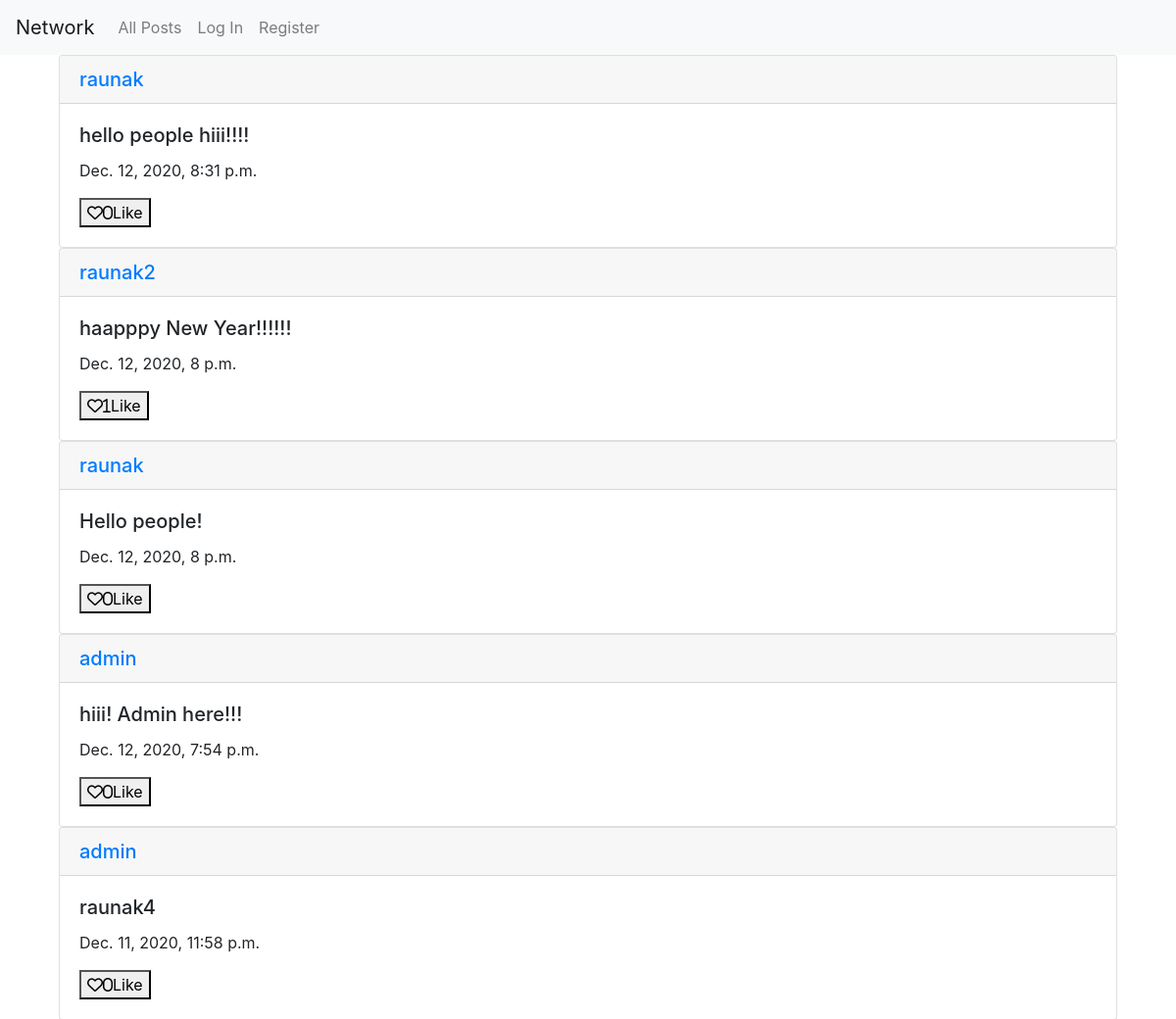
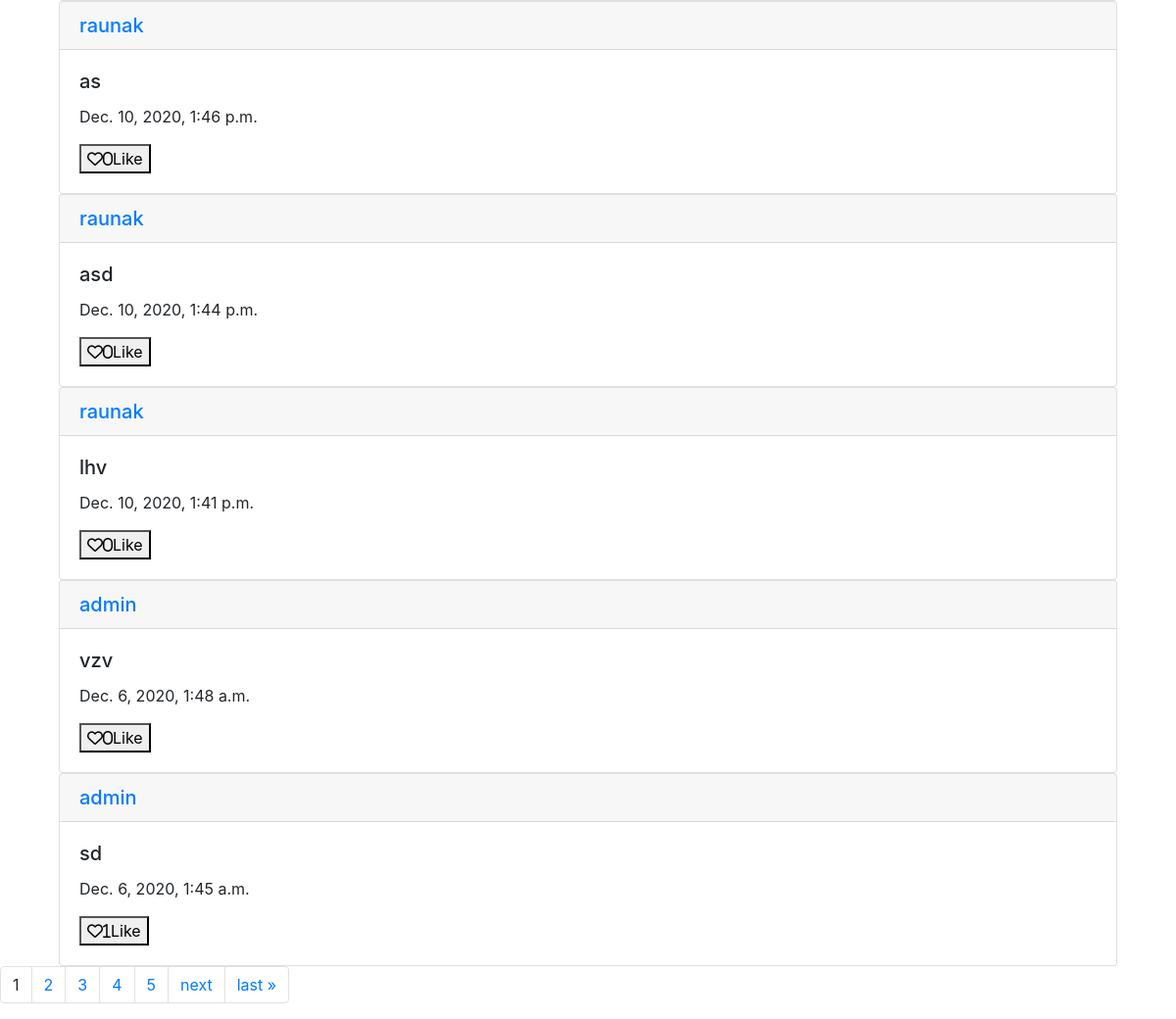
The page / on the database its author committed (2 pictures, top to bottom).
### network/models.py (models this page shows, shortened)
class Post(models.Model):
    user=models.ForeignKey(User,on_delete=models.CASCADE)
    content=models.CharField(max_length=100)
    date=models.DateTimeField( auto_now_add=True)
    likes=models.ManyToManyField(User,blank=True,related_name="liked_byusers")

class User(AbstractUser):
    pass

### network/views.py (the view)
# urls.py: path("", views.index, name="index"),
def index(request):
    posts=Post.objects.all().order_by('-date')
    paginator = Paginator(posts, 10)
    page_number = request.GET.get('page')
    page_obj = paginator.get_page(page_number)
    return render(request, "network/index.html",{"page_obj": page_obj})

### network/templates/network/index.html (shortened to what this page needs)
{% extends "network/layout.html" %}
{% load static %}
{% block body %}
	<div id="allposts">
	    <div id="posts">
	    	{% for post in page_obj%}
				<div class="card" style="margin: auto; width: 90%;" id="{{ post.id }}">
					<a href="/profile/{{post.user}}"><h5 class="card-header">{{post.user.username}}</h5></a>
					<div class="card-body">
			  			<h5 class="card-title">{{post.content}}</h5>
			    		<p class="card-text">{{post.date}}</p>
						{% if request.user in post.likes.all %}
						<button data-id="{{ post.id }}" class="like-button"><i class="far fa-heart " >{{ post.likes.all.count}} </i><span>Unlike</span></button>
						{% else %}
						<button data-id="{{ post.id }}" class="like-button"><i class="far fa-heart " >{{ post.likes.all.count}} </i><span>Like</span></button>
						{% endif %}
					</div>
				</div>
	        {% endfor %}
	    </div>
	</div>
		<div class="pagination">
    		<ul class="pagination">
        		{% for num in page_obj.paginator.page_range %}
            		{% ifequal num page_obj.number %}
            			<li class="page-item"><a class="page-link">{{ num }}</a></li>
      				{% else %}
   						<li class="page-item"><a class="page-link" href="?page={{ num }}"> {{ num }}</a></li>
  					{% endifequal %}
				{% endfor %}
				{% if page_obj.has_next %}
            		<li class="page-item"><a class="page-link" href="?page={{ page_obj.next_page_number }}">next</a></li>
           			<li class="page-item"><a class="page-link" href="?page={{ page_obj.paginator.num_pages }}">last &raquo;</a></li>
        		{% endif %}
			</ul>
		</div>
{% endblock %}

### network/templates/network/layout.html (shortened to what this page needs)
{% load static %}
<!DOCTYPE html>
<html lang="en">
    <head>
        <link rel="stylesheet" href="https://stackpath.bootstrapcdn.com/bootstrap/4.4.1/css/bootstrap.min.css">
        <link href="{% static 'network/styles.css' %}" rel="stylesheet">
    </head>
    <body>
        <nav class="navbar navbar-expand-lg navbar-light bg-light">
            <a class="navbar-brand" href="#">Network</a>
            <div>
              <ul class="navbar-nav mr-auto">
                <li class="nav-item">
                  <a class="nav-link" href="{% url 'index' %}" id="allposts-button">All Posts</a>
                </li>
                {% if user.is_authenticated %}
                    <li class="nav-item">
                        <a class="nav-link" href="{% url 'following' %}">Following</a>
                    </li>
                    <li class="nav-item">
                        <a class="nav-link" href="{% url 'logout' %}">Log Out</a>
                    </li>
                {% else %}
                    <li class="nav-item">
                        <a class="nav-link" href="{% url 'login' %}">Log In</a>
                    </li>
                    <li class="nav-item">
                        <a class="nav-link" href="{% url 'register' %}">Register</a>
                    </li>
                {% endif %}
              </ul>
            </div>
          </nav>
        <div class="body">
            {% block body %}
            {% endblock %}
        </div>
    </body>
</html>

### network/static/network/styles.css (style rules this page uses)
#posts { margin: auto; }

### rows shown on the page
Post: user.username "raunak", content "hello people hiii!!!!", date "Dec. 12, 2020, 8:31 p.m.", likes.all.count "0"
Post: user.username "raunak2", content "haapppy New Year!!!!!!", date "Dec. 12, 2020, 8 p.m.", likes.all.count "1"
Post: user.username "raunak", content "Hello people!", date "Dec. 12, 2020, 8 p.m.", likes.all.count "0"
Post: user.username "admin", content "hiii! Admin here!!!", date "Dec. 12, 2020, 7:54 p.m.", likes.all.count "0"
Post: user.username "admin", content "raunak4", date "Dec. 11, 2020, 11:58 p.m.", likes.all.count "0"
Post: user.username "raunak", content "as", date "Dec. 10, 2020, 1:46 p.m.", likes.all.count "0"
Post: user.username "raunak", content "asd", date "Dec. 10, 2020, 1:44 p.m.", likes.all.count "0"
Post: user.username "raunak", content "lhv", date "Dec. 10, 2020, 1:41 p.m.", likes.all.count "0"
Post: user.username "admin", content "vzv", date "Dec. 6, 2020, 1:48 a.m.", likes.all.count "0"
Post: user.username "admin", content "sd", date "Dec. 6, 2020, 1:45 a.m.", likes.all.count "1"

### other values the page prints
{{ num }} "1"
{{ num }} "2" "3" "4" "5"
